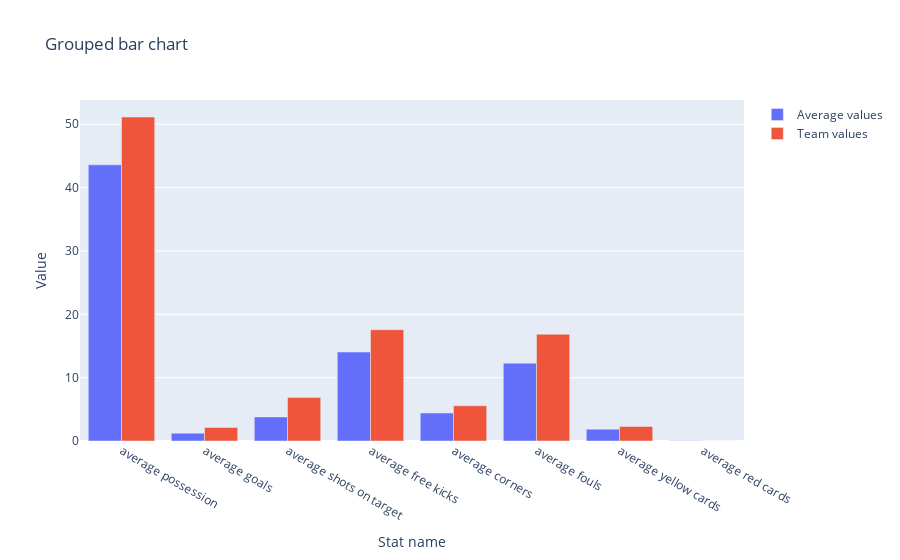

This figure's notebook cell:
### Code cell
import pandas as pd
import plotly.express as px
import plotly.graph_objects as go

# ------------------------------------------------------------------------------------------
# Import raw data

import_data = pd.read_csv(r'Fifa_world_cup_matches.csv')
import_extra_data = pd.read_csv(r'extra_data.csv')
csv_main_dataframe = pd.DataFrame(import_data)
csv_extra_dataframe = pd.DataFrame(import_extra_data)

country_stats = {
    'country name' : [], 
    'country ranking': [], 
    'average possession': [],
    'total goals': [], 
    'total passes': [], 
    'total shots': [], 
    'total shots on target': [],
    'country avg goals': [],
    'country avg passes': [],
    'country avg shots on target': [],
    'country avg yellow cards': [],
    'country avg red cards': [],
    'country avg free kicks': [],
    'country avg corners': [],
    'country avg fouls': []
    }

average_stats = {
    'total avg possession': 0, 
    'total avg goals': 0, 
    'total avg passes': 0, 
    'total avg shots on target': 0, 
    'total avg yellow cards': 0, 
    'total avg red cards': 0, 
    'total avg free kicks': 0,
    'total avg corners': 0,
    'total avg fouls': 0
    }

for i in csv_extra_dataframe.index:
    avg_possession = 0
    total_goals = 0
    total_passes = 0
    total_shots = 0
    total_shots_on_target = 0
    total_free_kicks = 0
    total_corners = 0
    total_fouls = 0
    total_yellows = 0
    total_reds = 0
    game_count = 0
    team_name = csv_extra_dataframe['Country'][i]
    country_stats['country ranking'].append(32-i)

    for j in csv_main_dataframe.index:
        first_team_name = csv_main_dataframe['team1'][j]
        second_team_name = csv_main_dataframe['team2'][j]

        if first_team_name == team_name:
            game_count += 1
            avg_possession += csv_main_dataframe['possession team1'][j]
            total_goals += csv_main_dataframe['number of goals team1'][j]
            total_passes += csv_main_dataframe['passes completed team1'][j]
            total_shots += csv_main_dataframe['total attempts team1'][j]
            total_shots_on_target += csv_main_dataframe['on target attempts team1'][j]
            total_free_kicks += csv_main_dataframe['free kicks team1'][j]
            total_corners += csv_main_dataframe['corners team1'][j]
            total_fouls += csv_main_dataframe['fouls against team2'][j]
            total_yellows += csv_main_dataframe['yellow cards team1'][j]
            total_reds += csv_main_dataframe['red cards team1'][j]

        if second_team_name == team_name:
            game_count += 1
            avg_possession += csv_main_dataframe['possession team2'][j]
            total_goals += csv_main_dataframe['number of goals team2'][j]
            total_passes += csv_main_dataframe['passes completed team2'][j]
            total_shots += csv_main_dataframe['total attempts team2'][j]
            total_shots_on_target += csv_main_dataframe['on target attempts team2'][j]
            total_free_kicks += csv_main_dataframe['free kicks team2'][j]
            total_corners += csv_main_dataframe['corners team2'][j]
            total_fouls += csv_main_dataframe['fouls against team1'][j]
            total_yellows += csv_main_dataframe['yellow cards team2'][j]
            total_reds += csv_main_dataframe['red cards team2'][j]

    total_avg_possession = (avg_possession*100)/game_count
    country_stats['country name'].append(team_name)
    country_stats['average possession'].append(total_avg_possession)
    country_stats['total goals'].append(total_goals)
    country_stats['total passes'].append(total_passes)
    country_stats['total shots'].append(total_shots)
    country_stats['total shots on target'].append(total_shots_on_target)
    country_stats['country avg goals'].append(total_goals/game_count)
    country_stats['country avg passes'].append(total_passes/game_count)
    country_stats['country avg shots on target'].append(total_shots_on_target/game_count)
    country_stats['country avg yellow cards'].append(total_yellows/game_count)
    country_stats['country avg red cards'].append(total_reds/game_count)
    country_stats['country avg free kicks'].append(total_free_kicks/game_count)
    country_stats['country avg corners'].append(total_corners/game_count)
    country_stats['country avg fouls'].append(total_fouls/game_count)

    average_stats['total avg possession'] += total_avg_possession
    average_stats['total avg goals'] += total_goals/game_count
    average_stats['total avg passes'] += total_passes/game_count
    average_stats['total avg shots on target'] += total_shots_on_target/game_count
    average_stats['total avg yellow cards'] += total_yellows/game_count
    average_stats['total avg red cards'] += total_reds/game_count
    average_stats['total avg free kicks'] += total_free_kicks/game_count
    average_stats['total avg corners'] += total_corners/game_count
    average_stats['total avg fouls'] += total_fouls/game_count

average_stats['total avg possession'] = average_stats['total avg possession']/32
average_stats['total avg goals'] = average_stats['total avg goals']/32
average_stats['total avg passes'] = average_stats['total avg passes']/32
average_stats['total avg shots on target'] = average_stats['total avg shots on target']/32
average_stats['total avg yellow cards'] = average_stats['total avg yellow cards']/32
average_stats['total avg red cards'] = average_stats['total avg red cards']/32
average_stats['total avg free kicks'] = average_stats['total avg free kicks']/32
average_stats['total avg corners'] = average_stats['total avg corners']/32
average_stats['total avg fouls'] = average_stats['total avg fouls']/32

country_stats_dataframe = pd.DataFrame(country_stats)

df_country_copy = country_stats_dataframe.copy()
df_country_copy = df_country_copy.loc[df_country_copy['country name'] == 'ARGENTINA']
comparison_dictionary = {
    'stat name': 
        ['average possession', 
        'average goals', 
        'average shots on target', 
        'average free kicks', 
        'average corners', 
        'average fouls', 
        'average yellow cards', 
        'average red cards'],
    'average values': 
        [average_stats['total avg possession'], 
        average_stats['total avg goals'], 
        average_stats['total avg shots on target'], 
        average_stats['total avg free kicks'], 
        average_stats['total avg corners'],
        average_stats['total avg fouls'],
        average_stats['total avg yellow cards'],
        average_stats['total avg red cards']],
    'team_values': 
        [df_country_copy.loc[0].at['average possession'],
        df_country_copy.loc[0].at['country avg goals'],
        df_country_copy.loc[0].at['country avg shots on target'],
        df_country_copy.loc[0].at['country avg free kicks'],
        df_country_copy.loc[0].at['country avg corners'],
        df_country_copy.loc[0].at['country avg fouls'],
        df_country_copy.loc[0].at['country avg yellow cards'],
        df_country_copy.loc[0].at['country avg red cards']]
    }
comparison_dataframe = pd.DataFrame(comparison_dictionary)
print(comparison_dictionary)
print(df_country_copy)
print(average_stats)

country_name = df_country_copy.loc[0].at['country name']

stat_names = comparison_dictionary['stat name']
average_values = comparison_dictionary['average values']
team_values = comparison_dictionary['team_values']

# Create a figure object
fig = go.Figure()

# Add a trace for the average values
fig.add_trace(go.Bar(
    x=stat_names,
    y=average_values,
    name='Average values',
))

# Add a trace for the team values
fig.add_trace(go.Bar(
    x=stat_names,
    y=team_values,
    name='Team values',
))

# Set the title and labels
fig.update_layout(title='Grouped bar chart', xaxis_title='Stat name', yaxis_title='Value')

# Show the figure
fig.show()

print(px.data.tips())

### Figure 1 — Plotly figure (JSON) as saved in the notebook; plotly's stock layout.template omitted (floating-point values rounded to 4 significant figures)
{"data": [{"name": "Average values", "type": "bar", "x": ["average possession", "average goals", "average shots on target", "average free kicks", "average corners", "average fouls", "average yellow cards", "average red cards"], "y": [43.6, 1.235, 3.802, 14.05, 4.423, 12.28, 1.873, 0.03155]}, {"name": "Team values", "type": "bar", "x": ["average possession", "average goals", "average shots on target", "average free kicks", "average corners", "average fouls", "average yellow cards", "average red cards"], "y": [51.14, 2.143, 6.857, 17.57, 5.571, 16.86, 2.286, 0]}], "layout": {"title": {"text": "Grouped bar chart"}, "xaxis": {"title": {"text": "Stat name"}}, "yaxis": {"title": {"text": "Value"}}}}
